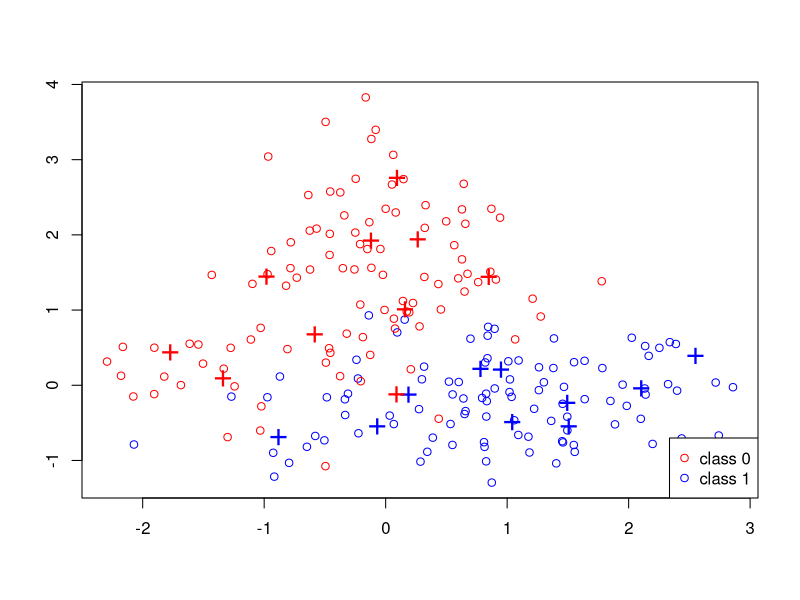

Source code (R): (Note: this script raises an error after producing the figure.)
## ---- chunk 1
library(ggplot2)
library(class)
## ---- chunk 2
p = 2;      
csize = 10;     # number of centers
sigma = 1;      # sd for generating the centers 
m1 = matrix(rnorm(csize*p), csize, p)*sigma + 
  cbind( rep(1, csize), rep(0, csize))
m0 = matrix(rnorm(csize*p), csize, p)*sigma + 
  cbind( rep(0, csize), rep(1, csize))
## ---- chunk 3
sim_params = list(
 csize = 10,      # number of centers
 p = 2,           # dimension
 s = sqrt(1/5),   # standard deviation for generating data
 n = 100,         # training size per class
 N = 5000,        # test size per class
 m0 = m0,         # 10 centers for class 0
 m1 = m1         # 10 centers for class 1
)

generate_sim_data = function(sim_params){
  p = sim_params$p
  s = sim_params$s 
  n = sim_params$n 
  N = sim_params$N 
  m1 = sim_params$m1 
  m0 = sim_params$m0
  csize = sim_params$csize
  
  id1 = sample(1:csize, n, replace = TRUE);
  id0 = sample(1:csize, n, replace = TRUE);
  Xtrain = matrix(rnorm(2*n*p), 2*n, p)*s + rbind(m1[id1,], m0[id0,])
  Ytrain = factor(c(rep(1,n), rep(0,n)))
  id1 = sample(1:csize, N, replace=TRUE);
  id0 = sample(1:csize, N, replace=TRUE); 
  Xtest = matrix(rnorm(2*N*p), 2*N, p)*s + rbind(m1[id1,], m0[id0,])
  Ytest = factor(c(rep(1,N), rep(0,N)))
  
  
  # Return the training/test data along with labels
  list(
  Xtrain = Xtrain,
  Ytrain = Ytrain,
  Xtest = Xtest,
  Ytest = Ytest
  )
}
## ---- chunk 4
mydata = generate_sim_data(sim_params)
## ---- chunk 5
tmp.X = mydata$Xtrain
tmp.Y = mydata$Ytrain
m0 = sim_params$m0        # 10 centers for class 0
m1 = sim_params$m1  

n = nrow(tmp.X)
mycol = rep("blue", n)
mycol[tmp.Y == 0] = "red"
plot(tmp.X[, 1], tmp.X[, 2], type = "n", xlab = "", ylab = "")
points(tmp.X[, 1], tmp.X[, 2], col = mycol);
points(m1[, 1], m1[, 2], pch = "+", cex = 2, col = "blue");    
points(m0[, 1], m0[, 2], pch = "+", cex = 2, col = "red");   
legend("bottomright", pch = c(1,1), col = c("red", "blue"), 
       legend = c("class 0", "class 1"))  
## ---- chunk 6
library(class)
test.pred = knn(traindata, testdata, Ytrain, k = 1)
table(Ytest, test.pred)
test.pred = knn(traindata, testdata, Ytrain, k = 3)
table(Ytest, test.pred)
test.pred = knn(traindata, testdata, Ytrain, k = 5)
table(Ytest, test.pred)
## ---- chunk 7
traindata = mydata$Xtrain
Ytrain = mydata$Ytrain
foldNum = 10
n = nrow(traindata)
foldSize = floor(n/foldNum)  
K = 3
error = 0
for(runId in 1:foldNum){
  testSetIndex = ((runId-1)*foldSize + 1):(ifelse(runId == foldNum, n, runId*foldSize))
  trainX = traindata[-testSetIndex, ]
  trainY = Ytrain[-testSetIndex]
  testX = traindata[testSetIndex, ]
  testY = Ytrain[testSetIndex]
  predictY = knn(trainX, testX, trainY, K)
  error = error + sum(predictY != testY) 
}
error = error / n
error
## ---- chunk 8
m1 = sim_params$m1
m0 = sim_params$m0
s = sim_params$s
d1 = sum(exp(-apply((t(m1) - x)^2, 2, sum) / (2 * s^2)))
d0 = sum(exp(-apply((t(m0) - x)^2, 2, sum) / (2 * s^2)))
## ---- chunk 9
BayesPredict = function(x, sim_params){
  ################################
  # Your Code
  # Return the binary prediction for x
  ################################
}
## ---- chunk 10
Xmin = min(mydata$Xtrain[, 1])
Xmax = max(mydata$Xtrain[, 1])
X1Vector = seq(Xmin, Xmax, (Xmax - Xmin)/99)
Xmin = min(mydata$Xtrain[, 2])
Xmax = max(mydata$Xtrain[, 2])
X2Vector = seq(Xmin, Xmax, (Xmax - Xmin)/99)
grid = expand.grid(X1Vector, X2Vector)
colnames(grid) = c('X1', 'X2')
## ---- chunk 11
BayesRuleGrid = grid
BayesRuleGrid$Y = as.factor(apply(BayesRuleGrid, 1, BayesPredict, sim_params))

tmp.data = data.frame(X1 = c(sim_params$m0[,1], sim_params$m1[,1]),
                      X2 = c(sim_params$m0[,2], sim_params$m1[,2]),
                      Y = c(rep(0, 10), rep(1, 10)))
ggplot(data = tmp.data, aes(x = X1, y = X2, color = as.factor(Y))) + 
  geom_point(shape = 3, size = 3) +
  geom_point(data = BayesRuleGrid, 
             aes(x = X1, y = X2, color = Y), size = 0.1, alpha = 0.1) + 
  scale_color_manual(name = "Y",
                     values = c("0" = "red",
                                "1" = "blue"), 
                     labels = c("class 0", "class 1"))
## ---- chunk 12
KNNGrid = grid
KNNGrid$Y = as.factor(apply(grid, 1, knn, 
                              train = mydata$Xtrain, 
                              cl = mydata$Ytrain, 
                              k = 12))
ggplot(data = tmp.data, aes(x = X1, y = X2, color = as.factor(Y))) + 
  geom_point(shape = 3, size = 3) +
  geom_point(data = cvKNNGrid, 
             aes(x = X1, y = X2, color = Y), size = 0.1, alpha = 0.15) + 
  scale_color_manual(name = "Y",
                     values = c("0" = "red",
                                "1" = "blue"), 
                     labels = c("class 0", "class 1"))
